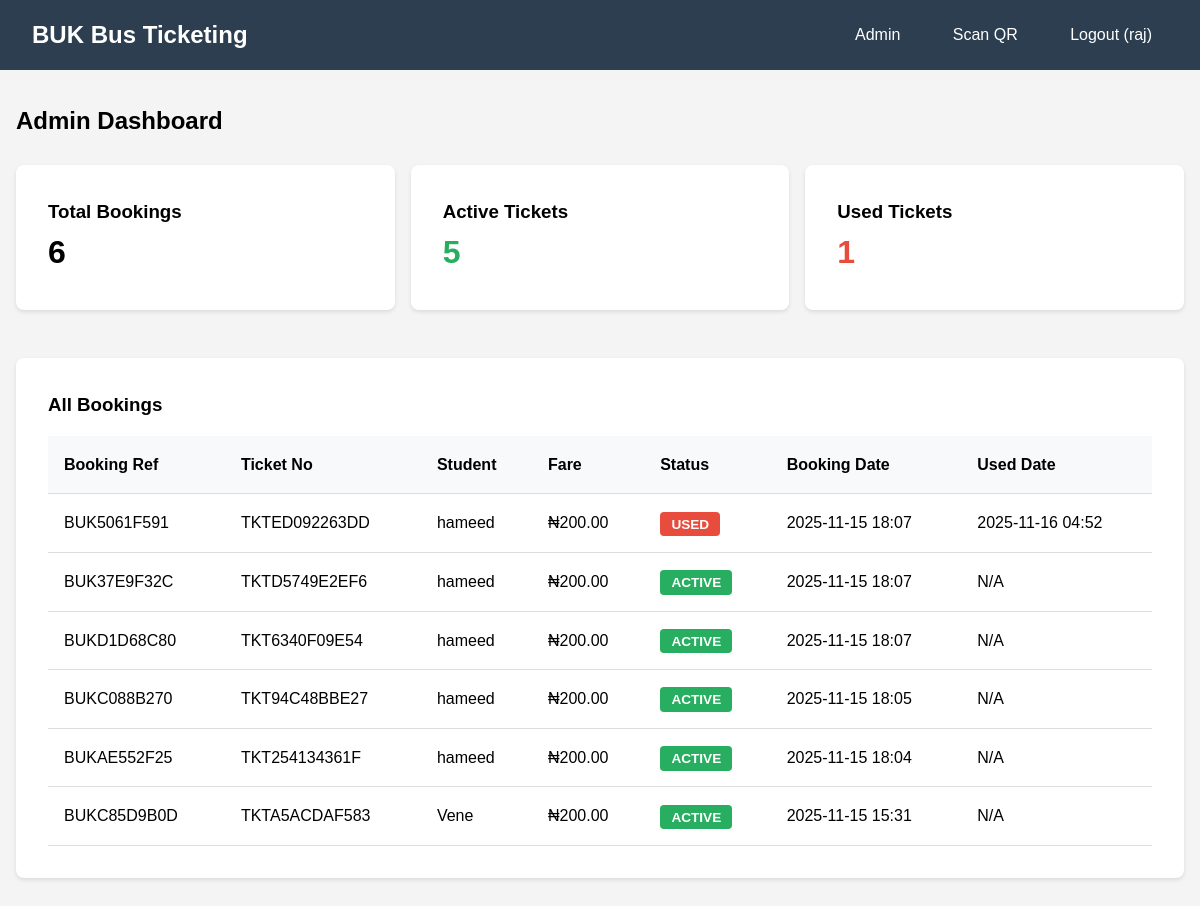
The page /admin-dashboard/ (signed in) on the database as committed earlier.
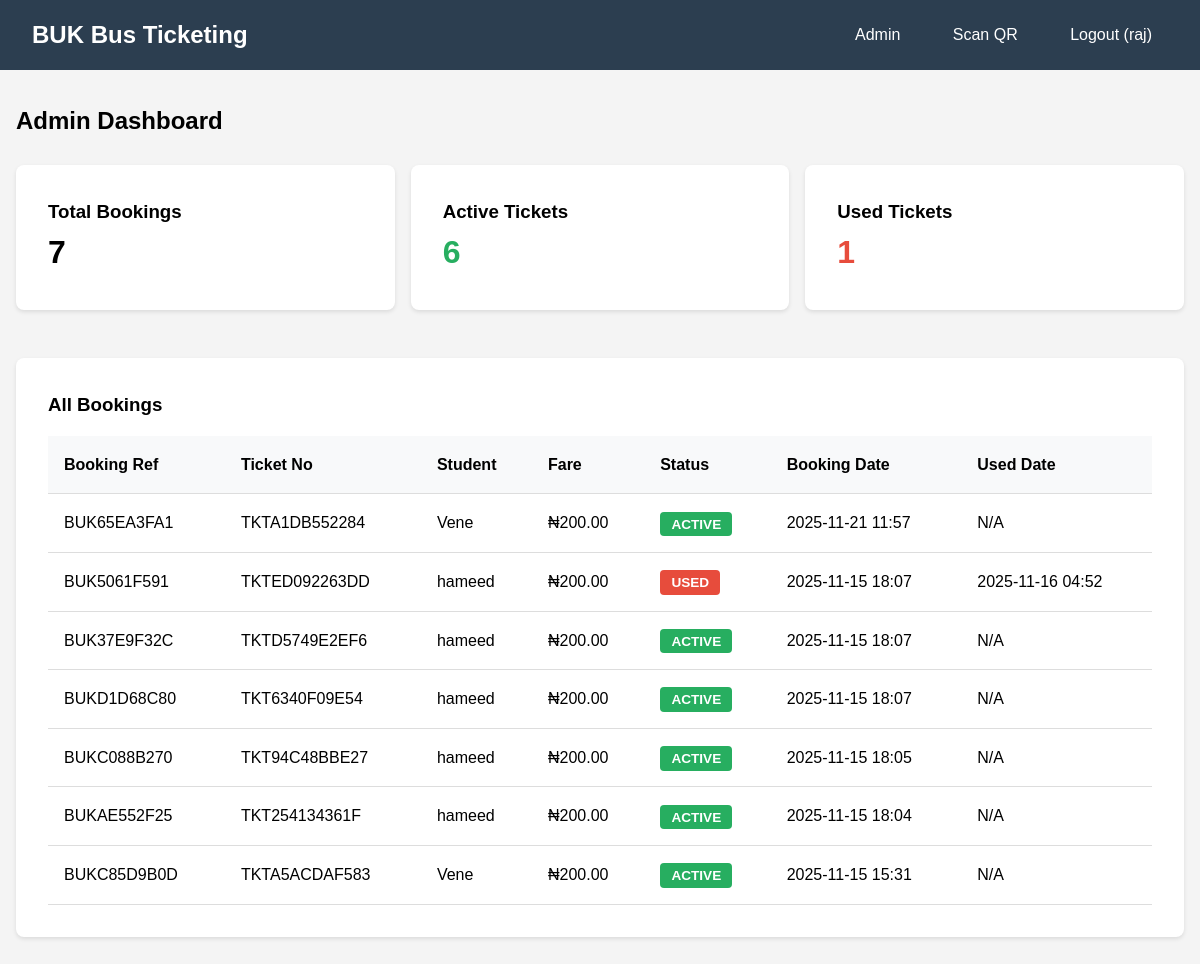
The same page on the database as committed later.
### tickets/models.py (models this page shows, shortened)
class Booking(models.Model):
    STATUS_CHOICES = (
        ('ACTIVE', 'Active'),
        ('USED', 'Used'),
        ('EXPIRED', 'Expired'),
    )
    user = models.ForeignKey(User, on_delete=models.CASCADE, related_name='bookings')
    booking_reference = models.CharField(max_length=20, unique=True, editable=False)
    ticket_number = models.CharField(max_length=20, unique=True, editable=False)
    fare = models.DecimalField(max_digits=10, decimal_places=2, default=200.00)
    status = models.CharField(max_length=10, choices=STATUS_CHOICES, default='ACTIVE')
    qr_code = models.ImageField(upload_to='qr_codes/', blank=True)
    booking_date = models.DateTimeField(auto_now_add=True)
    used_date = models.DateTimeField(null=True, blank=True)
    class Meta:
        ordering = ['-booking_date']

### tickets/views.py (the view)
# urls.py: path('admin-dashboard/', views.admin_dashboard, name='admin_dashboard'),
@login_required
def admin_dashboard(request):
    if not request.user.is_staff:
        messages.error(request, 'Access denied. Staff only.')
        return redirect('tickets:dashboard')
    all_bookings = Booking.objects.all()
    active_bookings = all_bookings.filter(status='ACTIVE').count()
    used_bookings = all_bookings.filter(status='USED').count()
    context = {
        'all_bookings': all_bookings,
        'active_bookings': active_bookings,
        'used_bookings': used_bookings,
    }
    return render(request, 'tickets/admin_dashboard.html', context)

### tickets/templates/tickets/admin_dashboard.html
{% extends 'tickets/base.html' %}
{% block content %}
<h2 style="margin-bottom: 1.5rem;">Admin Dashboard</h2>
<div style="display: grid; grid-template-columns: repeat(auto-fit, minmax(250px, 1fr)); gap: 1rem; margin-bottom: 2rem;">
    <div class="card">
        <h3>Total Bookings</h3>
        <p style="font-size: 2rem; font-weight: bold;">{{ all_bookings.count }}</p>
    </div>
    <div class="card">
        <h3>Active Tickets</h3>
        <p style="font-size: 2rem; font-weight: bold; color: #27ae60;">{{ active_bookings }}</p>
    </div>
    <div class="card">
        <h3>Used Tickets</h3>
        <p style="font-size: 2rem; font-weight: bold; color: #e74c3c;">{{ used_bookings }}</p>
    </div>
</div>
<div class="card">
    <h3 style="margin-bottom: 1rem;">All Bookings</h3>
    {% if all_bookings %}
        <table>
            <tr>
                <th>Booking Ref</th>
                <th>Ticket No</th>
                <th>Student</th>
                <th>Fare</th>
                <th>Status</th>
                <th>Booking Date</th>
                <th>Used Date</th>
            </tr>
            {% for booking in all_bookings %}
            <tr>
                <td>{{ booking.booking_reference }}</td>
                <td>{{ booking.ticket_number }}</td>
                <td>{{ booking.user.username }}</td>
                <td>₦{{ booking.fare }}</td>
                <td>
                    {% if booking.status == 'ACTIVE' %}
                        <span class="badge badge-success">{{ booking.status }}</span>
                    {% else %}
                        <span class="badge badge-danger">{{ booking.status }}</span>
                    {% endif %}
                </td>
                <td>{{ booking.booking_date|date:"Y-m-d H:i" }}</td>
                <td>{{ booking.used_date|date:"Y-m-d H:i"|default:"N/A" }}</td>
            </tr>
            {% endfor %}
        </table>
    {% else %}
        <p>No bookings yet.</p>
    {% endif %}
</div>
{% endblock %}

Rows that differ between the two databases and show on the page:
added Booking: booking_reference "BUK65EA3FA1", ticket_number "TKTA1DB552284", user.username "Vene", fare "200.00", status "ACTIVE", booking_date "2025-11-21 11:57", used_date "N/A"
Other text that changed with them:
{{ all_bookings.count }}: "6" → "7"
{{ active_bookings }}: "5" → "6"
